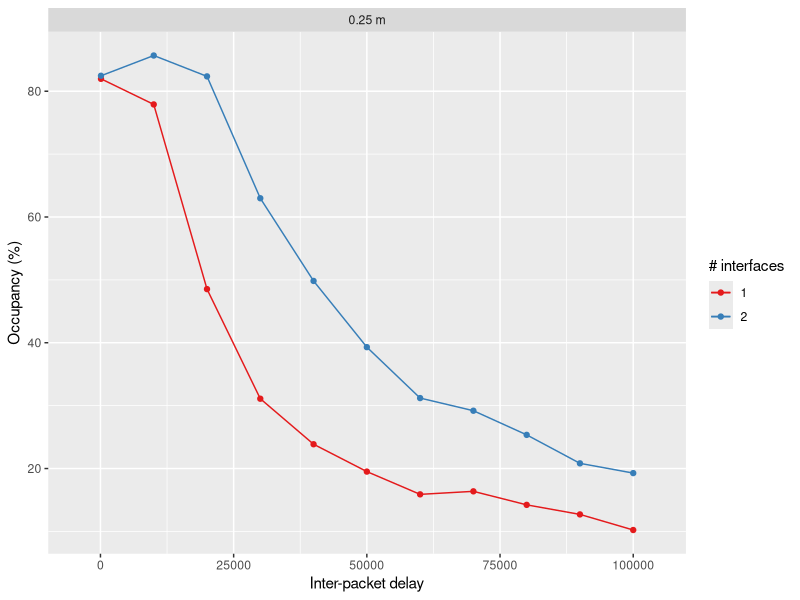

The R source for this figure:
#!/usr/bin/env Rscript

library(ggplot2)

# http://www.cookbook-r.com/Manipulating_data/Summarizing_data/
## Summarizes data.
## Gives count, mean, standard deviation, standard error of the mean, and
## confidence interval (default 95%).
##   data: a data frame.
##   measurevar: the name of a column that contains the variable to be
##               summarized
##   groupvars: a vector containing names of columns that contain grouping
##              variables
##   na.rm: a boolean that indicates whether to ignore NA's
##   conf.interval: the % range of the confidence interval (default is 95%)
summarySE <- function(data=NULL, measurevar, groupvars=NULL, na.rm=FALSE,
                      conf.interval=.95, .drop=TRUE) {
  require(plyr)

  # New version of length which can handle NA's: if na.rm==T, don't count them
  length2 <- function (x, na.rm=FALSE) {
    if (na.rm) sum(!is.na(x))
    else       length(x)
  }

  # This does the summary. For each group's data frame, return a vector with
  # N, mean, and sd
  datac <- ddply(data, groupvars, .drop=.drop,
                 .fun = function(xx, col) {
                   c(N      = length2(xx[[col]], na.rm=na.rm),
                     mean   = mean   (xx[[col]], na.rm=na.rm),
                     median = median (xx[[col]], na.rm=na.rm),
                     sd     = sd     (xx[[col]], na.rm=na.rm)
                   )
                 },
                 measurevar
  )

  # Rename the "mean" column
  datac <- rename(datac, c("mean" = measurevar))

  datac$se <- datac$sd / sqrt(datac$N)  # Calculate standard error of the mean

  # Confidence interval multiplier for standard error
  # Calculate t-statistic for confidence interval:
  # e.g., if conf.interval is .95, use .975 (above/below), and use df=N-1
  ciMult <- qt(conf.interval/2 + .5, datac$N-1)
  datac$ci <- datac$se * ciMult

  return(datac)
}

udpalt <- as.data.frame(read.csv('occupancy.csv'))

ds <- summarySE(data=udpalt, measurevar="occupancy_pcnt", groupvars=c("interpkt_us", "ifaces"))

p <- ggplot(ds, aes(x=interpkt_us, y=occupancy_pcnt, colour=factor(ifaces))) +
  geom_errorbar(aes(ymin=occupancy_pcnt-se, ymax=occupancy_pcnt+se)) +
  geom_line() +
  geom_point(data=udpalt, aes(x=interpkt_us, y=occupancy_pcnt, colour=factor(ifaces))) +
  scale_colour_brewer(name="# interfaces", palette="Set1") +
  facet_wrap(~distance, ncol=2) +
  ylab('Occupancy (%)') +
  xlab('Inter-packet delay')


ggsave(p, filename='occupancy.pdf', width=6, height=6, units="in")
